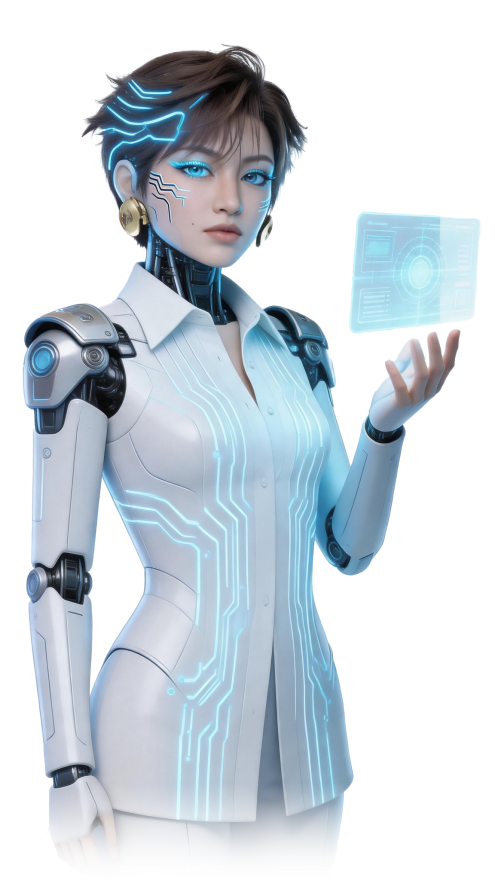
#> input picture 图片1.png, 990 x 1760 px, found by its file name (shown at 1/2 size)
$ python gen_icons.py
#> lines starting #> are read from the running program, lines starting #| are printed output that depends on the picture
"""直接用图片1.png作为图标和启动页，不做任何修改"""
import os
from PIL import Image

SIZES = {
    'mipmap-mdpi': 48,
    'mipmap-hdpi': 72,
    'mipmap-xhdpi': 96,
    'mipmap-xxhdpi': 144,
    'mipmap-xxxhdpi': 192,
}

SPLASH_SIZES = {
    'drawable-port-mdpi': (480, 800),
    'drawable-port-hdpi': (720, 1280),
    'drawable-port-xhdpi': (1080, 1920),
    'drawable-port-xxhdpi': (1440, 2560),
    'drawable-port-xxxhdpi': (1920, 3200),
    'drawable-land-mdpi': (800, 480),
    'drawable-land-hdpi': (1280, 720),
    'drawable-land-xhdpi': (1920, 1080),
    'drawable-land-xxhdpi': (2560, 1440),
    'drawable-land-xxxhdpi': (3200, 1920),
}

BASE = r'h:\新建文件夹\设计文件\樊清正\个人\nvwa\6.16版ai七嫂\android\app\src\main\res'

# 读取本地图片
img = Image.open(r'h:\新建文件夹\设计文件\樊清正\个人\nvwa\6.16版ai七嫂\图片1.png')
#> img is the input picture: PIL image 990x1760 RGBA; mean R, G, B, A 81.8, 91.7, 99.7, 124.3
if img.mode != 'RGBA':
    img = img.convert('RGBA')

# 图标：直接缩放，原样使用
for folder, size in SIZES.items():
    icon = img.resize((size, size), Image.LANCZOS)
    out_dir = os.path.join(BASE, folder)
    os.makedirs(out_dir, exist_ok=True)
    icon.save(os.path.join(out_dir, 'ic_launcher.png'), 'PNG')
    icon.save(os.path.join(out_dir, 'ic_launcher_round.png'), 'PNG')
    icon.save(os.path.join(out_dir, 'ic_launcher_foreground.png'), 'PNG')
    print(f'  {folder}: {size}x{size}')
#> this loop made 5 passes
#> pass 3, `icon = img.resize((size, size), Image.LANCZOS)`:
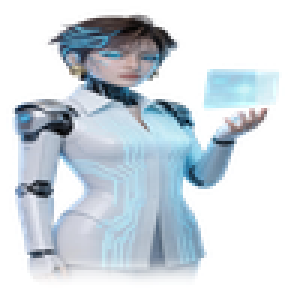
#> icon: PIL image 96x96 RGBA (shown 3 times larger); mean R, G, B, A 90.8, 102.4, 111.6, 124.3; transparent parts drawn white
#> after the loop:
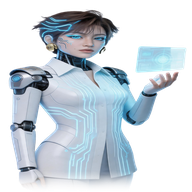
#> icon: PIL image 192x192 RGBA; mean R, G, B, A 86.3, 96.8, 105.4, 124.3; transparent parts drawn white

# 启动页：白色背景 + 居中图片
for folder, (w, h) in SPLASH_SIZES.items():
    bg = Image.new('RGBA', (w, h), (255, 255, 255, 255))
    s = min(w, h) // 2
    resized = img.resize((s, s), Image.LANCZOS)
    bg.paste(resized, ((w - s) // 2, (h - s) // 2), resized)
    out_dir = os.path.join(BASE, folder)
    os.makedirs(out_dir, exist_ok=True)
    bg.save(os.path.join(out_dir, 'splash.png'), 'PNG')
    print(f'  {folder}: {w}x{h}')
#> this loop made 10 passes
#> pass 1, `resized = img.resize((s, s), Image.LANCZOS)`:
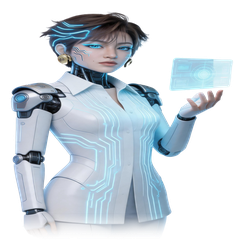
#> resized: PIL image 240x240 RGBA; mean R, G, B, A 85, 95.4, 103.9, 124.3; transparent parts drawn white
#> pass 1, `bg.save(os.path.join(out_dir, 'splash.png'), 'PNG')`:
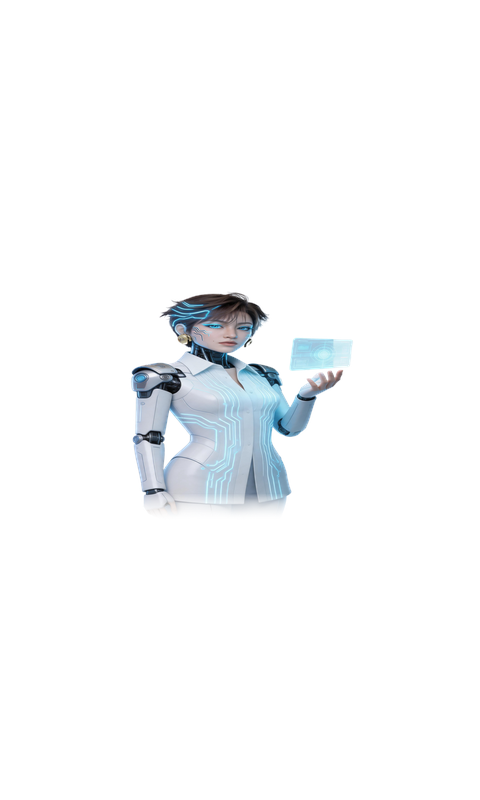
#> saved as splash.png: PIL image 480x800 RGBA; mean R, G, B, A 247.5, 248.9, 250, 254.5; transparent parts drawn white
#> after the loop:
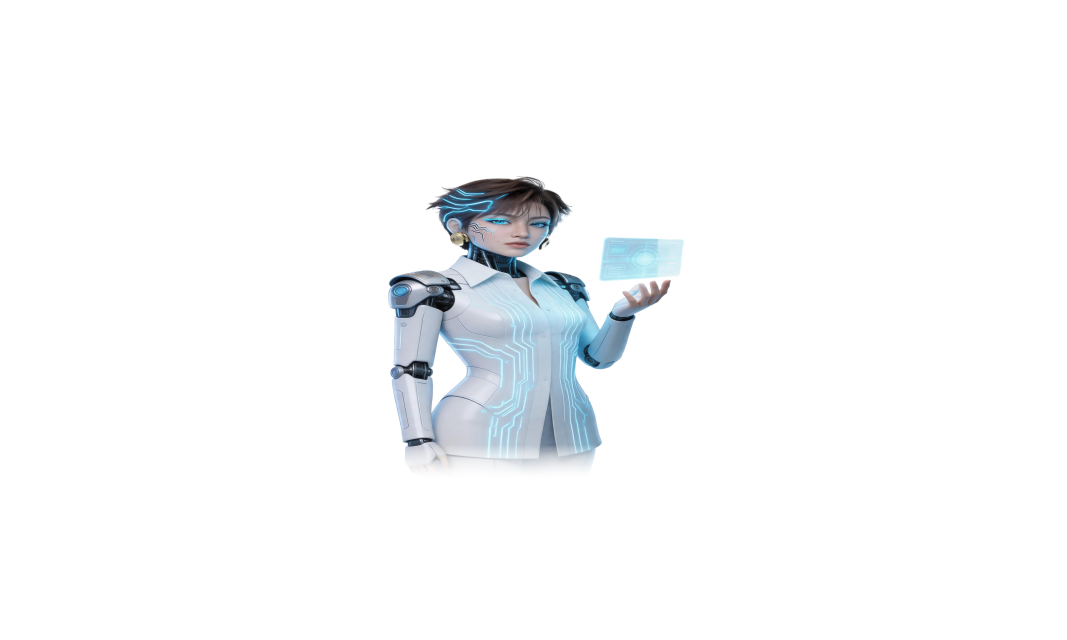
#> bg: PIL image 3200x1920 RGBA (shown at 1/3 size); mean R, G, B, A 247.5, 248.9, 250, 254.6; transparent parts drawn white
#> after the loop:
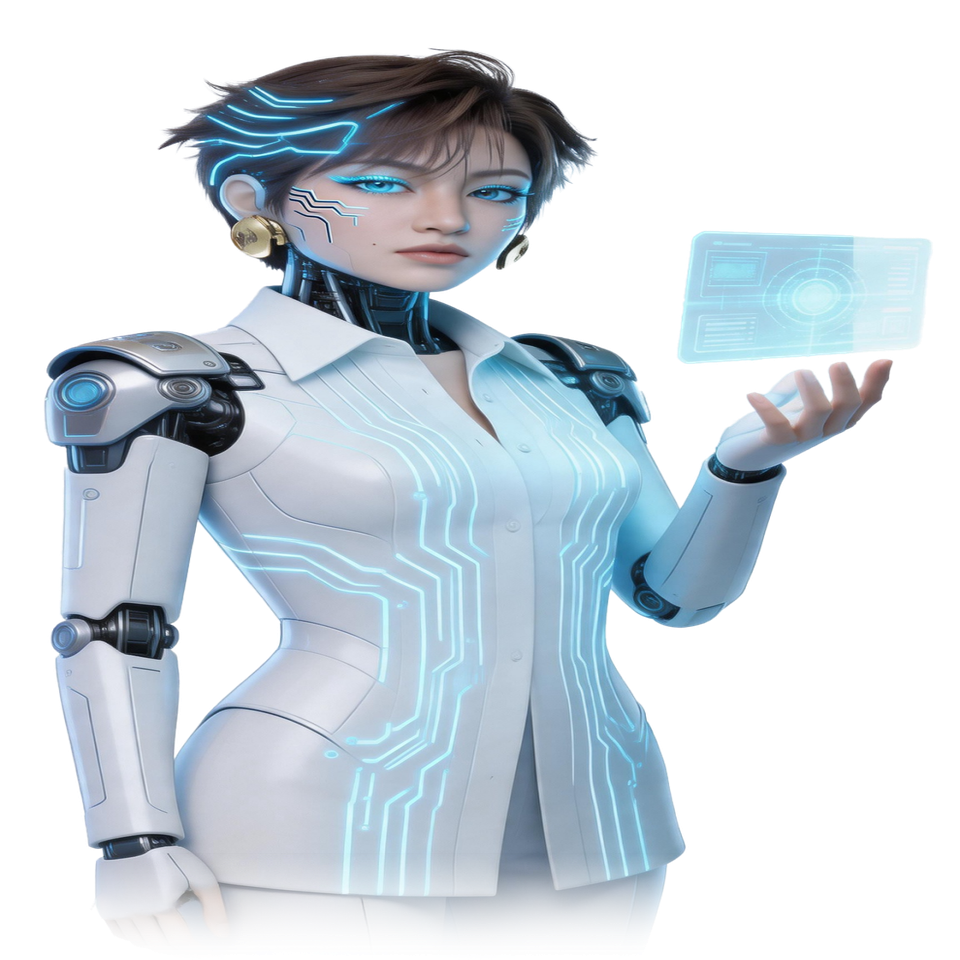
#> resized: PIL image 960x960 RGBA; mean R, G, B, A 82.2, 92.1, 100.2, 124.3; transparent parts drawn white

# 通用 splash
bg = Image.new('RGBA', (1080, 1920), (255, 255, 255, 255))
#> bg: PIL image 1080x1920 RGBA; every value is 255
s = 540
resized = img.resize((s, s), Image.LANCZOS)
#> resized: PIL image 540x540 RGBA
bg.paste(resized, ((1080 - s) // 2, (1920 - s) // 2), resized)
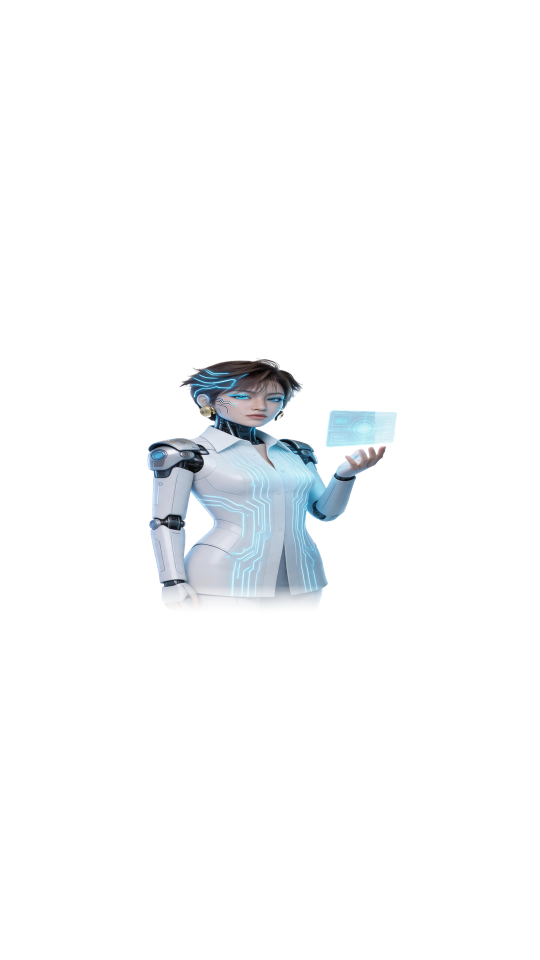
#> bg: PIL image 1080x1920 RGBA (shown at 1/2 size); mean R, G, B, A 248, 249.3, 250.3, 254.6; transparent parts drawn white
bg.save(os.path.join(BASE, 'drawable', 'splash.png'), 'PNG')

print('\nDone!')
